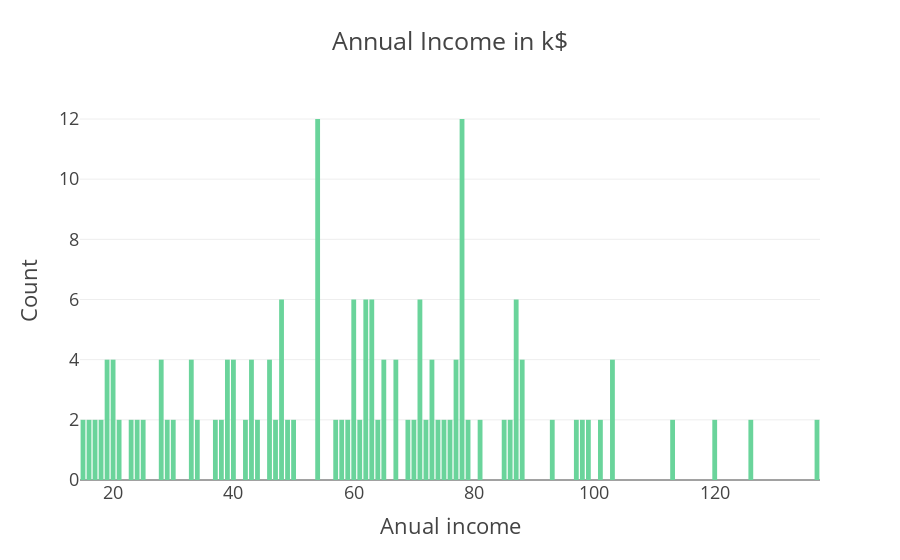

Notebook code for this chart:
### Code cell
col='Annual Income (k$)'
v2=x[col].value_counts().reset_index()
v2=v2.rename(columns={col:'count','index':col})
v2['percent']=v2['count'].apply(lambda x : 100*x/sum(v2['count']))
v2=v2.sort_values(col)
trace1 = go.Bar(x=v2[col], y=v2["count"], name="Emb",  marker=dict(color="#6ad49b"))
layout={'title':"Annual Income in k$",'xaxis':{'title':"Anual income"},'yaxis':{'title':"Count"}}
fig = go.Figure(data=[trace1], layout=layout)
fig.layout.template='presentation'
iplot(fig)

### Figure 1 — Plotly figure (JSON) as saved in the notebook; plotly's stock layout.template omitted (floating-point values rounded to 4 significant figures)
{"data": [{"marker": {"color": "#6ad49b"}, "name": "Emb", "type": "bar", "x": [15, 16, 17, 18, 19, 20, 21, 23, 24, 25, 28, 29, 30, 33, 34, 37, 38, 39, 40, 42, 43, 44, 46, 47, 48, 49, 50, 54, 57, 58, 59, 60, 61, 62, 63, 64, 65, 67, 69, 70, 71, 72, 73, 74, 75, 76, 77, 78, 79, 81, 85, 86, 87, 88, 93, 97, 98, 99, 101, 103, 113, 120, 126, 137], "y": [2, 2, 2, 2, 4, 4, 2, 2, 2, 2, 4, 2, 2, 4, 2, 2, 2, 4, 4, 2, 4, 2, 4, 2, 6, 2, 2, 12, 2, 2, 2, 6, 2, 6, 6, 2, 4, 4, 2, 2, 6, 2, 4, 2, 2, 2, 4, 12, 2, 2, 2, 2, 6, 4, 2, 2, 2, 2, 2, 4, 2, 2, 2, 2]}], "layout": {"title": {"text": "Annual Income in k$"}, "xaxis": {"title": {"text": "Anual income"}}, "yaxis": {"title": {"text": "Count"}}}}
